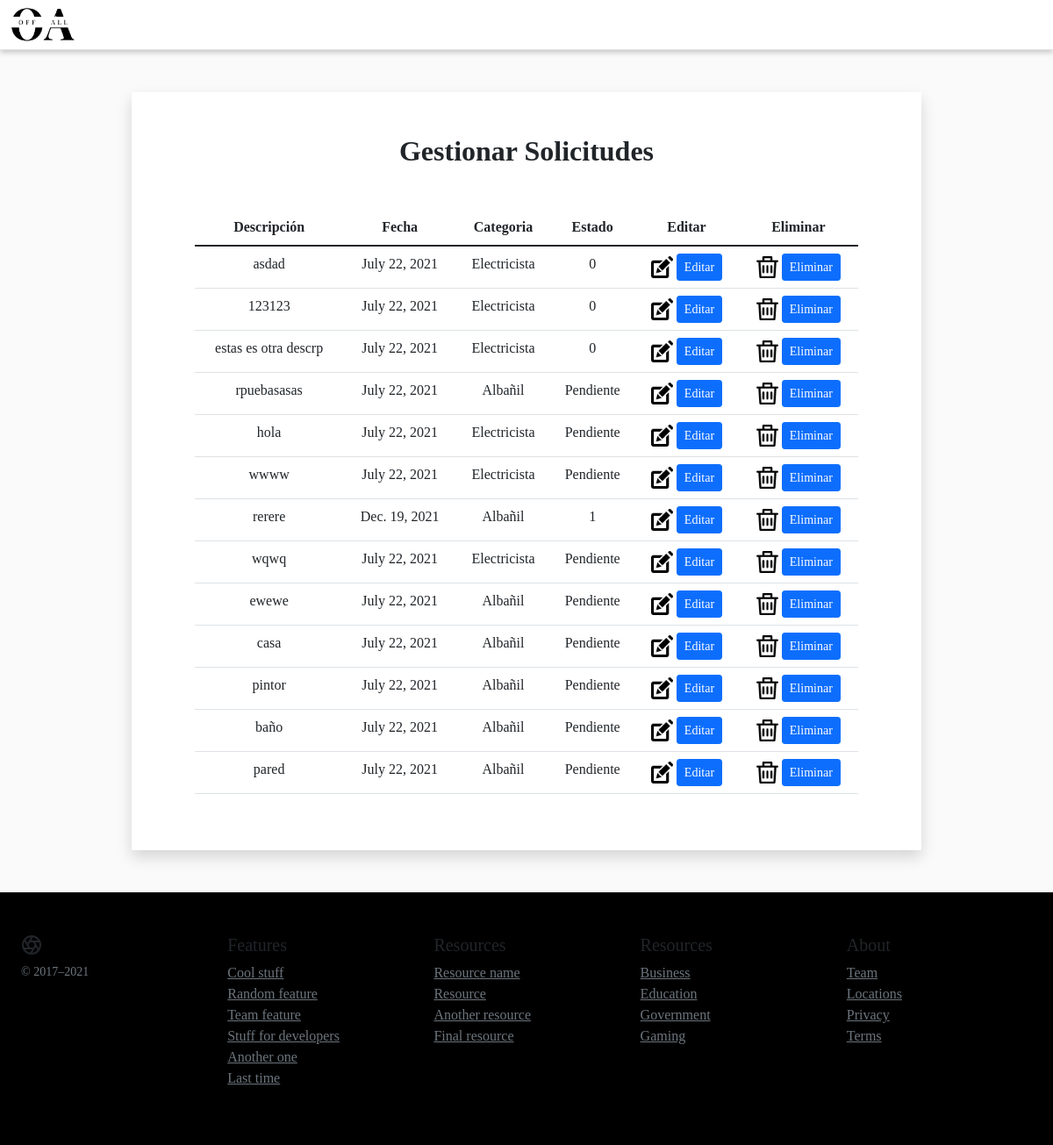
The page /managingRequests on the database as committed earlier.
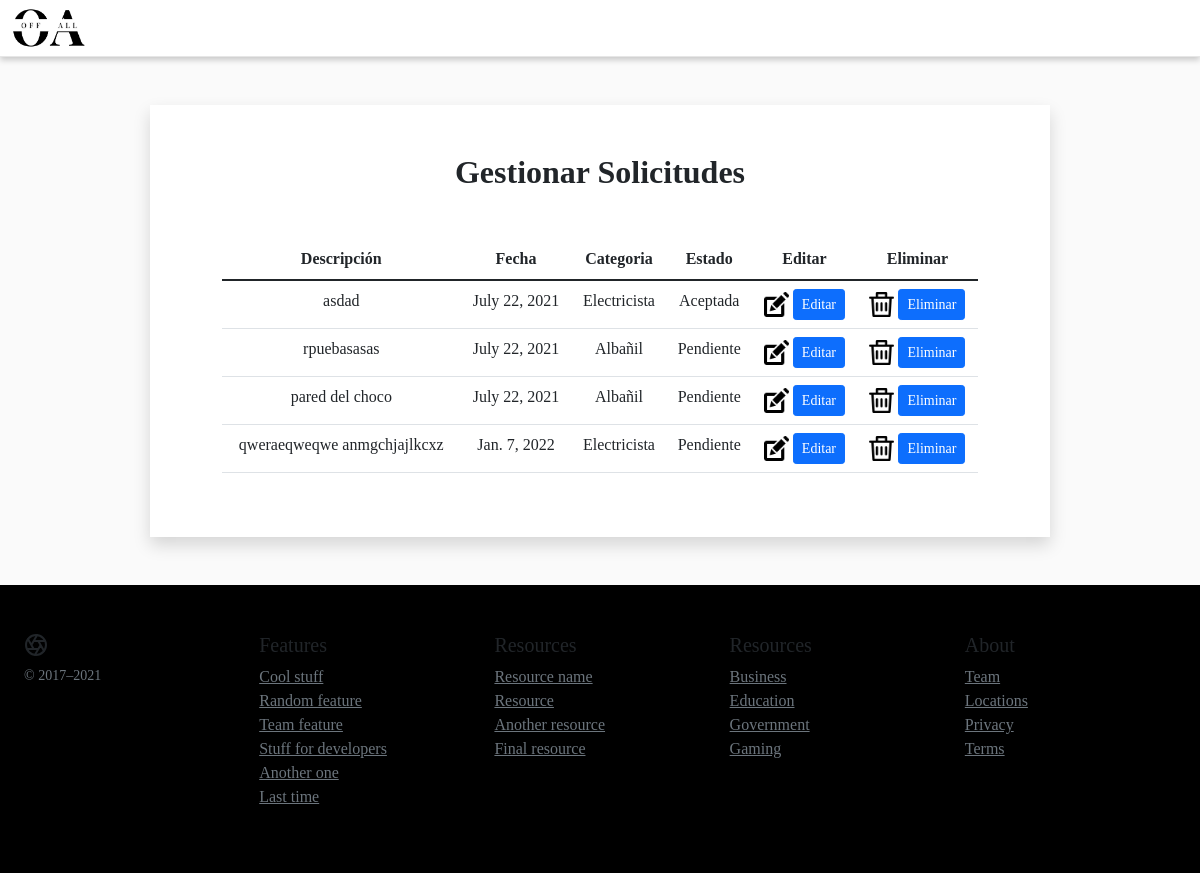
The same page on the database as committed later.
### main/models.py (models this page shows, shortened)
class Requests(models.Model):
    SolicitudDescription = models.CharField(max_length=5000)
    SolicitudImg = models.ImageField(upload_to = 'pics')
    SolicitudDate = models.DateField()
    SolicitudProfession = models.ForeignKey(Profession, on_delete=models.CASCADE)
    SolicitudAddress = models.CharField(max_length=100)
    SolicitudPrice = models.FloatField()
    SolicitudClient = models.ForeignKey(Client, null=False, blank=False, on_delete=models.CASCADE)
    SolicitudStatus = models.CharField(max_length=100)

class Profession(models.Model):
    name = models.CharField(max_length = 200)
    description = models.TextField()
    def __str__(self):
        return self.name

### main/views.py (the view)
# urls.py: path("managingRequests", views.managingRequests, name= "managingRequests"),
def managingRequests(request):
    queryset = Requests.objects.all()
    context = {
		'objectList': queryset,
	}
    return render(request, 'gestionarsolicitudes.html', context)

### templates/gestionarsolicitudes.html (shortened to what the changed rows need)
{% load static %}
<!DOCTYPE html>
<html lang="en">
<head>
    <link rel="stylesheet" href="{% static 'css/bootstrap.min.css' %}">
    <link rel="stylesheet" href="{% static 'css/styleCS.css' %}">
<body>
    <main>
        <div class="container w-75 bg-primary mt-5" >
            <div class="row align-items-stretch">
                <div class="col bg-white p-5 col-md-12 col-lg-12 col-xl-12 shadow">
                        <div class="container text-center">
                          <h2 class="fw-bold text-center mb-5">Gestionar Solicitudes</h2>
                          <div class="table-responsive">
                              <table class="table table-hover">
                                  <thead>
                                      <tr>
                                          <th>Descripción</th>
                                          <th>Fecha</th>
                                          <th>Categoria</th>
                                          <th>Estado</th>
                                          <th>Editar</th>
                                          <th>Eliminar</th>
                                      </tr>
                                  </thead>
                                  <tbody>
                                        {% for instance in objectList %}
                                        <tr>
                                          <td>{{ instance.SolicitudDescription }}</td>
                                          <td>{{ instance.SolicitudDate }}</td>
                                          <td>{{ instance.SolicitudProfession }}</td>
                                          <td>{{ instance.SolicitudStatus }}</td>
                                          <td>
                                            <form action="movEditRequests" method="POST">
                                                <img src="{% static 'img/editar.png' %}" height="25">
                                                <button type="submit"
                                                    class="btn btn-primary btn-sm"
                                                    data-bs-toggle="modal"
                                                    data-bs-target="#modalForm_delete_solc">Editar</button>
                                            </form>
                                          </td>
                                          <td>
                                            <form action="deleteRequests" method="POST">
                                                <img src="{% static 'img/basura.png' %}" height="25">
                                                <button type="submit"
                                                    class="btn btn-primary btn-sm"
                                                    data-bs-toggle="modal"
                                                    data-bs-target="#modalForm_delete_solc">Eliminar</button>
                                            </form>
                                          </td>
                                      </tr>
                                      {% endfor %}
                                  </tbody>
                              </table>
                          </div>
                      </div>
                </div>
            </div>
        </div>
    </main>
</body>
</html>

Rows that differ between the two databases and show on the page:
removed Requests: SolicitudDescription "123123", SolicitudDate "July 22, 2021", SolicitudProfession "Electricista", SolicitudStatus "0"
removed Requests: SolicitudDescription "estas es otra descrp", SolicitudDate "July 22, 2021", SolicitudProfession "Electricista", SolicitudStatus "0"
removed Requests: SolicitudDescription "hola", SolicitudDate "July 22, 2021", SolicitudProfession "Electricista", SolicitudStatus "Pendiente"
removed Requests: SolicitudDescription "wwww", SolicitudDate "July 22, 2021", SolicitudProfession "Electricista", SolicitudStatus "Pendiente"
removed Requests: SolicitudDescription "rerere", SolicitudDate "Dec. 19, 2021", SolicitudProfession "Albañil", SolicitudStatus "1"
removed Requests: SolicitudDescription "wqwq", SolicitudDate "July 22, 2021", SolicitudProfession "Electricista", SolicitudStatus "Pendiente"
removed Requests: SolicitudDescription "pintor", SolicitudDate "July 22, 2021", SolicitudProfession "Albañil", SolicitudStatus "Pendiente"
removed Requests: SolicitudDescription "baño", SolicitudDate "July 22, 2021", SolicitudProfession "Albañil", SolicitudStatus "Pendiente"
removed Requests: SolicitudDescription "pared", SolicitudDate "July 22, 2021", SolicitudProfession "Albañil", SolicitudStatus "Pendiente"
changed Requests "asdad": SolicitudStatus "0" → "Aceptada"
changed Requests: SolicitudDescription "ewewe" → "pared del choco"
changed Requests: SolicitudDescription "casa" → "qweraeqweqwe anmgchjajlkcxz"; SolicitudDate "July 22, 2021" → "Jan. 7, 2022"; SolicitudProfession "Albañil" → "Electricista"
